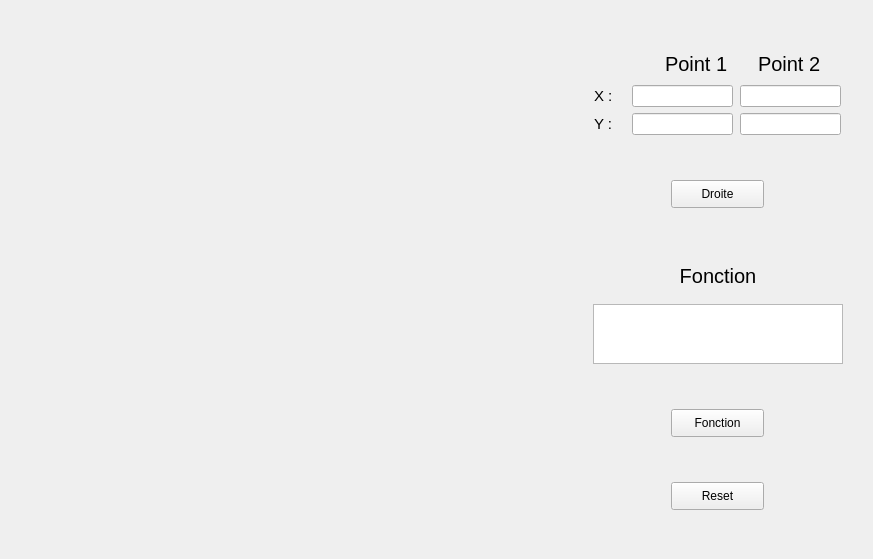
<?xml version="1.0" encoding="UTF-8"?>
<ui version="4.0">
 <class>MainWindow</class>
 <widget class="QMainWindow" name="MainWindow">
  <property name="geometry">
   <rect>
    <x>0</x>
    <y>0</y>
    <width>873</width>
    <height>559</height>
   </rect>
  </property>
  <property name="minimumSize">
   <size>
    <width>873</width>
    <height>559</height>
   </size>
  </property>
  <property name="windowTitle">
   <string>MainWindow</string>
  </property>
  <widget class="QWidget" name="centralwidget">
   <layout class="QGridLayout" name="gridLayout_2">
    <item row="0" column="0">
     <layout class="QGridLayout" name="layoutdessin">
      <item row="0" column="0">
       <widget class="GLWidget" name="dessin" native="true">
        <property name="minimumSize">
         <size>
          <width>540</width>
          <height>540</height>
         </size>
        </property>
        <property name="maximumSize">
         <size>
          <width>540</width>
          <height>540</height>
         </size>
        </property>
       </widget>
      </item>
     </layout>
    </item>
    <item row="0" column="1">
     <layout class="QVBoxLayout" name="verticalLayout_2">
      <item>
       <layout class="QVBoxLayout" name="verticalLayout">
        <item>
         <layout class="QHBoxLayout" name="P">
          <property name="spacing">
           <number>10</number>
          </property>
          <property name="leftMargin">
           <number>60</number>
          </property>
          <property name="rightMargin">
           <number>0</number>
          </property>
          <item>
           <widget class="QLabel" name="label">
            <property name="minimumSize">
             <size>
              <width>71</width>
              <height>31</height>
             </size>
            </property>
            <property name="maximumSize">
             <size>
              <width>71</width>
              <height>31</height>
             </size>
            </property>
            <property name="styleSheet">
             <string notr="true">font-size : 20px;</string>
            </property>
            <property name="text">
             <string>Point 1</string>
            </property>
            <property name="textFormat">
             <enum>Qt::AutoText</enum>
            </property>
           </widget>
          </item>
          <item>
           <widget class="QLabel" name="label_2">
            <property name="minimumSize">
             <size>
              <width>71</width>
              <height>31</height>
             </size>
            </property>
            <property name="maximumSize">
             <size>
              <width>71</width>
              <height>31</height>
             </size>
            </property>
            <property name="styleSheet">
             <string notr="true">font-size : 20px;</string>
            </property>
            <property name="text">
             <string>Point 2</string>
            </property>
           </widget>
          </item>
         </layout>
        </item>
        <item>
         <layout class="QHBoxLayout" name="X">
          <item>
           <widget class="QLabel" name="label_3">
            <property name="minimumSize">
             <size>
              <width>31</width>
              <height>16</height>
             </size>
            </property>
            <property name="maximumSize">
             <size>
              <width>31</width>
              <height>16</height>
             </size>
            </property>
            <property name="styleSheet">
             <string notr="true">font-size : 15px;</string>
            </property>
            <property name="text">
             <string>X :</string>
            </property>
           </widget>
          </item>
          <item>
           <widget class="QLineEdit" name="PX1">
            <property name="minimumSize">
             <size>
              <width>101</width>
              <height>22</height>
             </size>
            </property>
            <property name="maximumSize">
             <size>
              <width>101</width>
              <height>22</height>
             </size>
            </property>
           </widget>
          </item>
          <item>
           <widget class="QLineEdit" name="PX2">
            <property name="minimumSize">
             <size>
              <width>101</width>
              <height>22</height>
             </size>
            </property>
            <property name="maximumSize">
             <size>
              <width>101</width>
              <height>22</height>
             </size>
            </property>
           </widget>
          </item>
         </layout>
        </item>
        <item>
         <layout class="QHBoxLayout" name="Y">
          <item>
           <widget class="QLabel" name="label_4">
            <property name="minimumSize">
             <size>
              <width>31</width>
              <height>16</height>
             </size>
            </property>
            <property name="maximumSize">
             <size>
              <width>31</width>
              <height>16</height>
             </size>
            </property>
            <property name="styleSheet">
             <string notr="true">font-size : 15px;</string>
            </property>
            <property name="text">
             <string>Y :</string>
            </property>
           </widget>
          </item>
          <item>
           <widget class="QLineEdit" name="PY1">
            <property name="minimumSize">
             <size>
              <width>101</width>
              <height>22</height>
             </size>
            </property>
            <property name="maximumSize">
             <size>
              <width>101</width>
              <height>22</height>
             </size>
            </property>
           </widget>
          </item>
          <item>
           <widget class="QLineEdit" name="PY2">
            <property name="minimumSize">
             <size>
              <width>101</width>
              <height>22</height>
             </size>
            </property>
            <property name="maximumSize">
             <size>
              <width>101</width>
              <height>22</height>
             </size>
            </property>
           </widget>
          </item>
         </layout>
        </item>
       </layout>
      </item>
      <item>
       <layout class="QGridLayout" name="gridLayout_4">
        <item row="0" column="1">
         <widget class="QPushButton" name="pushButton">
          <property name="minimumSize">
           <size>
            <width>93</width>
            <height>28</height>
           </size>
          </property>
          <property name="maximumSize">
           <size>
            <width>93</width>
            <height>28</height>
           </size>
          </property>
          <property name="text">
           <string>Droite</string>
          </property>
         </widget>
        </item>
       </layout>
      </item>
      <item>
       <layout class="QGridLayout" name="gridLayout_6">
        <item row="0" column="0">
         <widget class="QLabel" name="label_5">
          <property name="maximumSize">
           <size>
            <width>250</width>
            <height>45</height>
           </size>
          </property>
          <property name="font">
           <font>
            <pointsize>15</pointsize>
           </font>
          </property>
          <property name="text">
           <string>Fonction</string>
          </property>
          <property name="alignment">
           <set>Qt::AlignCenter</set>
          </property>
         </widget>
        </item>
        <item row="1" column="0">
         <widget class="QPlainTextEdit" name="Function">
          <property name="sizePolicy">
           <sizepolicy hsizetype="Fixed" vsizetype="Fixed">
            <horstretch>0</horstretch>
            <verstretch>0</verstretch>
           </sizepolicy>
          </property>
          <property name="maximumSize">
           <size>
            <width>250</width>
            <height>60</height>
           </size>
          </property>
         </widget>
        </item>
       </layout>
      </item>
      <item>
       <layout class="QGridLayout" name="gridLayout_5">
        <item row="0" column="0">
         <widget class="QPushButton" name="pushButton_3">
          <property name="minimumSize">
           <size>
            <width>93</width>
            <height>28</height>
           </size>
          </property>
          <property name="maximumSize">
           <size>
            <width>39</width>
            <height>28</height>
           </size>
          </property>
          <property name="text">
           <string>Fonction</string>
          </property>
         </widget>
        </item>
       </layout>
      </item>
      <item>
       <layout class="QGridLayout" name="gridLayout">
        <item row="0" column="0">
         <widget class="QPushButton" name="pushButton_2">
          <property name="minimumSize">
           <size>
            <width>93</width>
            <height>28</height>
           </size>
          </property>
          <property name="maximumSize">
           <size>
            <width>93</width>
            <height>28</height>
           </size>
          </property>
          <property name="text">
           <string>Reset</string>
          </property>
         </widget>
        </item>
       </layout>
      </item>
     </layout>
    </item>
   </layout>
  </widget>
 </widget>
 <customwidgets>
  <customwidget>
   <class>GLWidget</class>
   <extends>QWidget</extends>
   <header>glwidget.h</header>
   <container>1</container>
  </customwidget>
 </customwidgets>
 <resources/>
 <connections/>
</ui>
